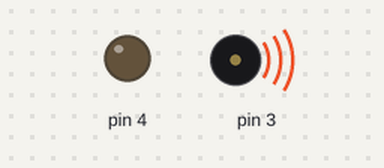
A sketch run on a simulated Arduino Uno, built with avr-gcc and run on an emulated ATmega328P. On the bench: output pins drawn as LEDs (lit = HIGH), buzzer (waves = sounding).

Above: at 0.1 s.
At 9.5 s:
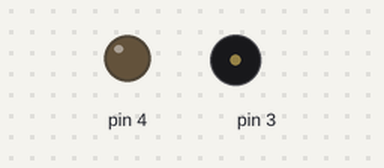
Timing chart, 0 to 11.0 s (numbered marks = the images above):
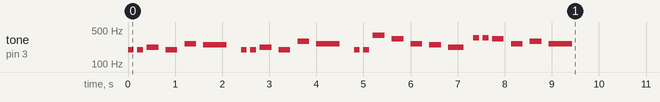

The sketch:

happy_bday_buzzer.ino
```cpp
#include <pitches.h>

int melody[] = {

 NOTE_G3, NOTE_G3, NOTE_A3, NOTE_G3, NOTE_C4, NOTE_B3,


NOTE_G3,NOTE_G3, NOTE_A3,NOTE_G3, NOTE_D4, NOTE_C4,


NOTE_G3, NOTE_G3, NOTE_G4,NOTE_E4,NOTE_C4, NOTE_B3, NOTE_A3,


NOTE_F4, NOTE_F4, NOTE_E4, NOTE_C4, NOTE_D4, NOTE_C4


};

int noteDurations[] = {

  8,8,4,4,4,2,8,8,4,4,4,2,8,8,4,4,4,4,3,8,8,4,4,4,2

};


void setup() {

  pinMode(4,OUTPUT);

   for (int thisNote = 0; thisNote < 25; thisNote++) {

      int noteDuration = 1000 / noteDurations[thisNote];

      tone(3, melody[thisNote], noteDuration);

      int pauseBetweenNotes = noteDuration * 1.60;

      delay(pauseBetweenNotes);

      noTone(3);

  }

}


void loop() {

}
```
